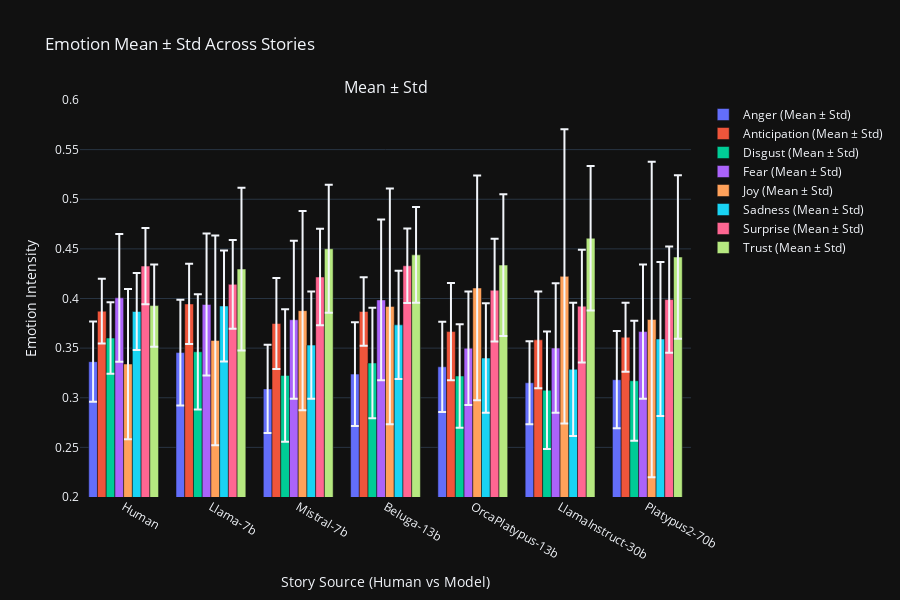

Notebook cell for this chart:
### Markdown cell above
* Mean: emotion's average intensity across whole story
* Std: emotion's intensity variation or consistency across whole story

### Code cell
def visualize_mean_std(df, emotions):
    stats = {emotion: {"mean": [], "std": []} for emotion in emotions}
    for _, row in df.iterrows():
        for emotion in emotions:
            values = np.array(row[emotion])
            stats[emotion]["mean"].append(np.mean(values))
            stats[emotion]["std"].append(np.std(values))

    fig = make_subplots(rows=1, cols=1, subplot_titles=["Mean ± Std"])
    for emotion in emotions:
        fig.add_trace(go.Bar(
            x=["Human" if row["Model"] == "Human" else row["Model"] for _, row in df.iterrows()],
            y=stats[emotion]["mean"],
            error_y=dict(type='data', array=stats[emotion]["std"]),
            name=f"{emotion.capitalize()} (Mean ± Std)"
        ), row=1, col=1)
    fig.update_layout(
        height=600,
        title="Emotion Mean ± Std Across Stories",
        xaxis_title="Story Source (Human vs Model)",
        yaxis_title="Emotion Intensity",
        template="plotly_dark",
        yaxis=dict(range=[0.2, 0.6], tick0=0.2, dtick=0.05)  
    )
    fig.show()
    return stats

mean_std_stats = visualize_mean_std(concated_example_df, plutchik_emotions)

### Figure 1 — Plotly figure (JSON) as saved in the notebook; plotly's stock layout.template omitted (floating-point values rounded to 4 significant figures)
{"data": [{"error_y": {"array": [0.04037, 0.05332, 0.04455, 0.05236, 0.04542, 0.04188, 0.049], "type": "data"}, "name": "Anger (Mean ± Std)", "type": "bar", "x": ["Human", "Llama-7b", "Mistral-7b", "Beluga-13b", "OrcaPlatypus-13b", "LlamaInstruct-30b", "Platypus2-70b"], "xaxis": "x", "y": [0.3364, 0.3455, 0.3089, 0.3238, 0.3312, 0.3151, 0.3182], "yaxis": "y"}, {"error_y": {"array": [0.03261, 0.0404, 0.04577, 0.03456, 0.04905, 0.04866, 0.03469], "type": "data"}, "name": "Anticipation (Mean ± Std)", "type": "bar", "x": ["Human", "Llama-7b", "Mistral-7b", "Beluga-13b", "OrcaPlatypus-13b", "LlamaInstruct-30b", "Platypus2-70b"], "xaxis": "x", "y": [0.3872, 0.3945, 0.3748, 0.3869, 0.3667, 0.3584, 0.361], "yaxis": "y"}, {"error_y": {"array": [0.03599, 0.05808, 0.06679, 0.05572, 0.05212, 0.05913, 0.06043], "type": "data"}, "name": "Disgust (Mean ± Std)", "type": "bar", "x": ["Human", "Llama-7b", "Mistral-7b", "Beluga-13b", "OrcaPlatypus-13b", "LlamaInstruct-30b", "Platypus2-70b"], "xaxis": "x", "y": [0.3602, 0.3463, 0.3225, 0.335, 0.3219, 0.3076, 0.3171], "yaxis": "y"}, {"error_y": {"array": [0.06432, 0.07145, 0.0796, 0.08093, 0.05715, 0.06534, 0.06764], "type": "data"}, "name": "Fear (Mean ± Std)", "type": "bar", "x": ["Human", "Llama-7b", "Mistral-7b", "Beluga-13b", "OrcaPlatypus-13b", "LlamaInstruct-30b", "Platypus2-70b"], "xaxis": "x", "y": [0.4007, 0.394, 0.3786, 0.3986, 0.35, 0.3501, 0.3667], "yaxis": "y"}, {"error_y": {"array": [0.0757, 0.1057, 0.1004, 0.1187, 0.1132, 0.1482, 0.159], "type": "data"}, "name": "Joy (Mean ± Std)", "type": "bar", "x": ["Human", "Llama-7b", "Mistral-7b", "Beluga-13b", "OrcaPlatypus-13b", "LlamaInstruct-30b", "Platypus2-70b"], "xaxis": "x", "y": [0.334, 0.3578, 0.3878, 0.392, 0.4106, 0.4223, 0.3788], "yaxis": "y"}, {"error_y": {"array": [0.03875, 0.05584, 0.05409, 0.05445, 0.05517, 0.06712, 0.07764], "type": "data"}, "name": "Sadness (Mean ± Std)", "type": "bar", "x": ["Human", "Llama-7b", "Mistral-7b", "Beluga-13b", "OrcaPlatypus-13b", "LlamaInstruct-30b", "Platypus2-70b"], "xaxis": "x", "y": [0.3869, 0.3925, 0.353, 0.3734, 0.34, 0.3287, 0.3592], "yaxis": "y"}, {"error_y": {"array": [0.03833, 0.04469, 0.04853, 0.03746, 0.05177, 0.0567, 0.05357], "type": "data"}, "name": "Surprise (Mean ± Std)", "type": "bar", "x": ["Human", "Llama-7b", "Mistral-7b", "Beluga-13b", "OrcaPlatypus-13b", "LlamaInstruct-30b", "Platypus2-70b"], "xaxis": "x", "y": [0.4326, 0.4143, 0.4216, 0.433, 0.4084, 0.3923, 0.3989], "yaxis": "y"}, {"error_y": {"array": [0.04151, 0.08201, 0.06454, 0.04816, 0.07133, 0.07275, 0.08242], "type": "data"}, "name": "Trust (Mean ± Std)", "type": "bar", "x": ["Human", "Llama-7b", "Mistral-7b", "Beluga-13b", "OrcaPlatypus-13b", "LlamaInstruct-30b", "Platypus2-70b"], "xaxis": "x", "y": [0.3928, 0.4297, 0.4501, 0.444, 0.4337, 0.4607, 0.4418], "yaxis": "y"}], "layout": {"annotations": [{"font": {"size": 16}, "showarrow": false, "text": "Mean ± Std", "x": 0.5, "xanchor": "center", "xref": "paper", "y": 1, "yanchor": "bottom", "yref": "paper"}], "height": 600, "title": {"text": "Emotion Mean ± Std Across Stories"}, "xaxis": {"anchor": "y", "domain": [0, 1], "title": {"text": "Story Source (Human vs Model)"}}, "yaxis": {"anchor": "x", "domain": [0, 1], "dtick": 0.05, "range": [0.2, 0.6], "tick0": 0.2, "title": {"text": "Emotion Intensity"}}}}
